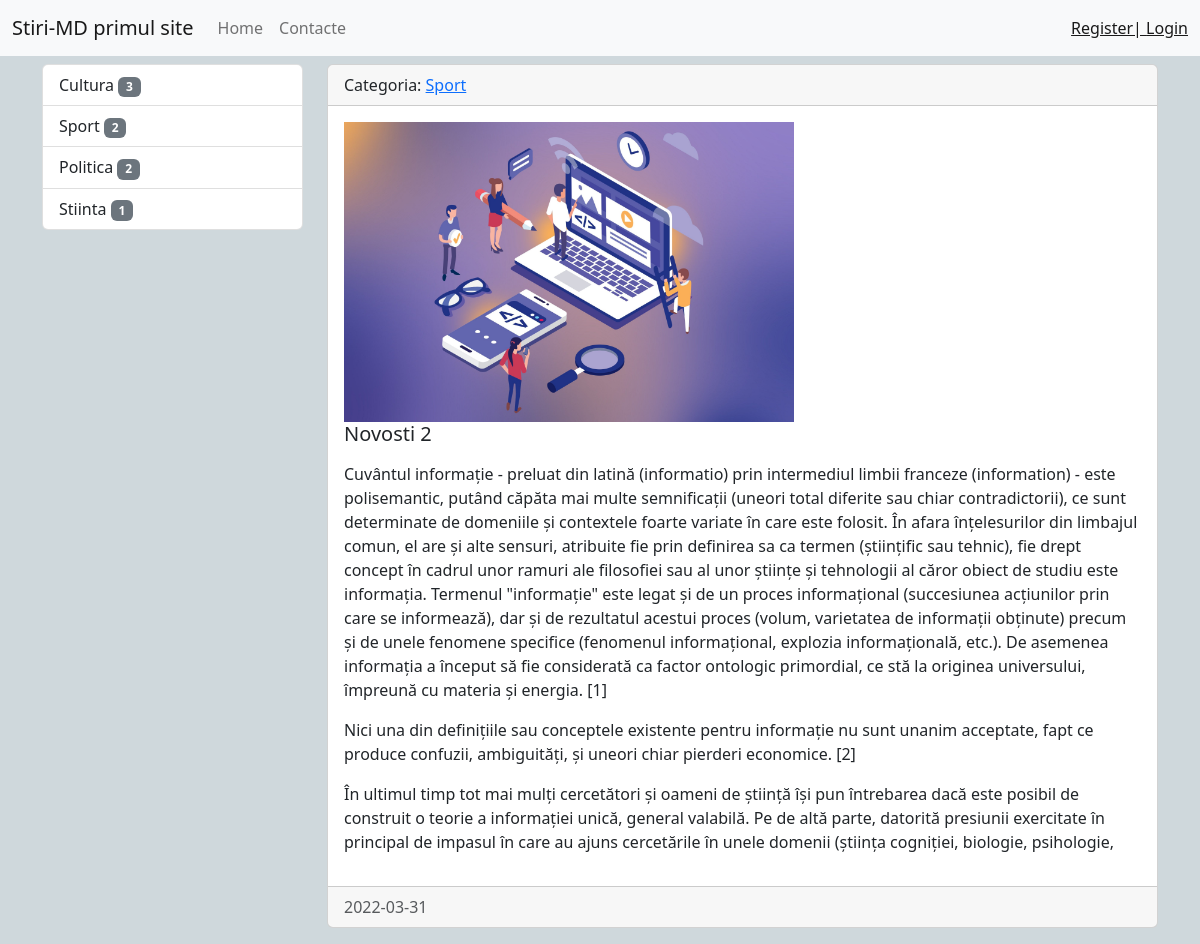
Screenshot of /news/2/ with the database file from the repository.
### news/models.py (models this page shows, shortened)
class Category(models.Model):
    title = models.CharField(max_length=150, db_index=True, verbose_name='Denumirea catogoriilor')
    def get_absolute_url(self):
        return reverse('category', kwargs={"category_id": self.pk})
    def __str__(self):
        return self.title
    class Meta:
        verbose_name = 'Categoria'
        verbose_name_plural = 'Categoriile'
        ordering = ['title']

class News(models.Model):
    title = models.CharField(max_length=150, verbose_name='Titlul')
    content = models.TextField(max_length=1500, verbose_name='Contentul')
    created_at = models.DateTimeField(auto_now_add=True, verbose_name='Data-postarii')
    updated_at = models.DateTimeField(auto_now=True, verbose_name='Data-editarii')
    photo = models.ImageField(upload_to='photos/%Y/%m/%d/', verbose_name='Pozele', blank=True)
    is_published = models.BooleanField(default=True, verbose_name='Confirmarea-publicarii')
    category = models.ForeignKey('Category', on_delete=models.PROTECT, verbose_name='Denumirea catogoriilor')
    views = models.IntegerField(default=0)
    class Meta:
        verbose_name = 'Știri'
        verbose_name_plural = 'Stirile'
        ordering = ['-created_at']

### news/views.py (the view)
# urls.py: path('news/<int:pk>/', ViewNews.as_view(), name='view_news'),
class ViewNews(DetailView):
    model = News
    context_object_name = 'news_item'

### news/templatetags/news_tags.py (called while the page is built)
@register.inclusion_tag('news/list_categories.html')
def show_categories(arg1="hello", arg2="world"):
    categories = Category.objects.annotate(cnt=Count('news', filter=F('news__is_published'))).filter(cnt__gt=0)
    return{"categories": categories, "arg1": arg1, "arg2": arg2}

### news/templates/news/news_detail.html (shortened to what this page needs)
{% extends 'base.html' %}
{% block sidebar%}
{% include 'inc/_sidebar.html' %}
{% endblock %}
{% block content %}
<div class="card mb-3">
    <div class="card-header">
        Categoria: <a href="{{ news_item.category.get_absolute_url }}">{{ news_item.category }}</a>
    </div>
    <div class="card-body">
            {% if news_item.photo %}
            <img src="{{news_item.photo.url}}" alt="" width="450" class="float-left mr-3" >
            {% else %}
            <img src="https://picsum.photos/id/237/450/300" alt="" class="float-left mr-3">
            {% endif %}
                <h5 class="card-title">{{ news_item.title }}</h5>
                <p class="card-text">{{ news_item.content |safe |linebreaks }}</p>
    </div>
    <div class="card-footer text-muted">
        {{ news_item.created_at|date:"Y-m-d"}}
    </div>
</div>
{% endblock %}

### news/templates/news/list_categories.html
<div class="list-group">
  {%for item in categories %}
    <a href="{{ item.get_absolute_url }}" class="list-group-item list-group-item-action">{{item.title}} <span class="badge bg-secondary">{{ item.cnt }}</span></a>
    {%  endfor %}
</div>

### mysite/static/css/stylee.css (style rules this page uses)
body { background: #cfd8dc; }

### rows the page displays
Category: title "Cultura", cnt "3"
Category: title "Sport", cnt "2"
Category: title "Politica", cnt "2"
Category: title "Stiinta", cnt "1"
News: category "Sport", photo (picture), title "Novosti 2", content "Cuvântul informație - preluat din latină (informatio) prin intermediul limbii franceze (information) - este polisemantic, putând căpăta mai multe semnificații (uneori total diferite sau chiar contradictorii), ce sunt determinate de domeniile și contextele foarte variate în care este folosit. În afara înțelesurilor din limbajul comun, el are și alte sensuri, atribuite fie prin definirea sa ca termen (științific sau tehnic), fie drept concept în cadrul unor ramuri ale filosofiei sau al unor științe și tehnologii al căror obiect de studiu este informația. Termenul \"informație\" este legat și de un proces informațional (succesiunea acțiunilor prin care se informează), dar și de rezultatul…", created_at "2022-03-31"
